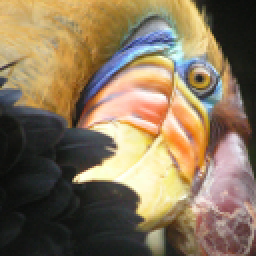
#> input picture Introduction to Data Science/Thuc hanh/9-Kmeans/Kmeans-Practice/bird_small.png, 128 x 128 px (shown 2 times larger)
$ jupyter execute KMeans-Answer.ipynb
#> lines starting #> are read from the running program, lines starting #| are printed output that depends on the picture
# Bài toán:
> **Phân cụm dữ liệu bằng giải thuật K-means (unsupervised learning)**

Mục tiêu
- Xây dựng mô hình Kmeans sử dụng thư viện sklearn.
- Áp dụng hai mô hình để giải bài toán thực tế (nén ảnh).
- Nắm được cách tinh chỉnh tham số và đánh giá chất lượng mô hình

Dữ liệu
- Bài toán mô phỏng Kmeans: Sử dụng hàm sinh dữ liệu tự động của sklearn (sinh ra các điểm ngẫu nhiên theo phân phối Gauss). Mỗi dữ liệu là một điểm trên mặt phẳng Oxy
- Bài toán nén ảnh: Ảnh bird_small.png (Hình ảnh về một chú chim)

Mô hình hóa bài toán: bài toán phân cụm.

- Đâu vào: $N$ vector $D$ chiều, tương ứng $N$ điểm dữ liệu với $D$ thuộc tính trong không gian. Số cụm khởi tạo.
- Đầu ra: Các tâm cụm và chỉ số cụm của mỗi điểm dữ liệu đã cho ban đầu.

# Các bước làm

## Các thư viện sử dụng

[cell 1]
import numpy as np
import matplotlib.pyplot as plt

from sklearn.cluster import KMeans
from sklearn.datasets import make_blobs

## Bài toán 1: Mô phỏng Kmeans với dữ liệu tự sinh (không gian Oxy)

### Chuẩn bị dữ liệu
- Sinh dữ liệu ngẫu nhiên n_samples = 100 tương đương 100 điểm
    - random_state: biến cố định hàm random - để các điểm sinh ngẫu nhiên

- Mỗi điểm dữ liệu có 2 chiều

[cell 2]
n_samples = 100
random_state = 170
center_points = [[1, 1], [-1, -1], [1, -1]] # sinh ngẫu nhiên các điểm xung quanh vị trí tâm cố định
# center_points = 3                           # tâm cụm được chọn ngẫu nhiên

X, y = make_blobs(n_samples=n_samples, random_state=random_state, centers=center_points, cluster_std=0.6)
print("Số chiều dữ liệu: ", X.shape, y.shape)
print("5 điểm dữ liệu đầu tiên: \n", X[:5])

[cell 3]
set(y)

**Vẽ các điểm ảnh sử dụng matlib plot**

[cell 4]
plt.figure(figsize=(12, 12))
plt.subplot(221)
plt.scatter(X[:, 0], X[:, 1], c='blue') # c là tham số chọn màu sắc, có thể truyền vào string hoặc số id 1,2,3 ...
plt.title("Các điểm dữ liệu trước khi phân cụm. Số lượng: {}".format(n_samples))
plt.show()
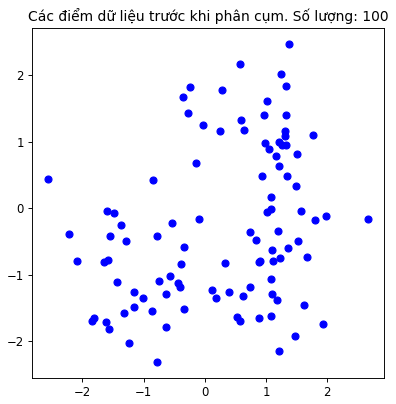
#> figure drawn by matplotlib, 1 panel

###  Dựng giải thuật K-means và huấn luyện
- Sử dụng thư viện sklearn để xây dựng giải thuật K-means, xem chi tiết tại [tài liệu hướng dẫn](https://scikit-learn.org/stable/modules/generated/sklearn.cluster.KMeans.html)

[cell 5]
k_cluster = 3
k_mean_model = KMeans(n_clusters=k_cluster, random_state=random_state)
k_mean_model.fit(X)

centers = np.array(k_mean_model.cluster_centers_) # cluster_centers_: là thuộc tính lưu trữ các
                                                  # tâm cụm sau khi training
print("Tâm cụm sau khi training ({} tâm): \n".format(k_cluster),
      centers)

### Đánh giá mô hình

- Kiểm tra các điểm dữ liệu thuộc vào cụm nào
- Vẽ biểu đồ hiển thị, trong đó các điểm thuộc các cụm khác nhau sẽ có các màu khác nhau

[cell 6]
y_pred = k_mean_model.predict(X)
print("Kết quả dự đoán cho 5 mẫu dữ liệu đầu tiên trong tập data: \n")
print(y_pred[:5])

plt.figure(figsize=(12, 12))
plt.subplot(222)
plt.scatter(X[:, 0], X[:, 1], c=y_pred)
plt.scatter(centers[:, 0], centers[:, 1], c='red')
plt.title("Các điểm dữ liệu sau khi phân cụm.")
plt.show()
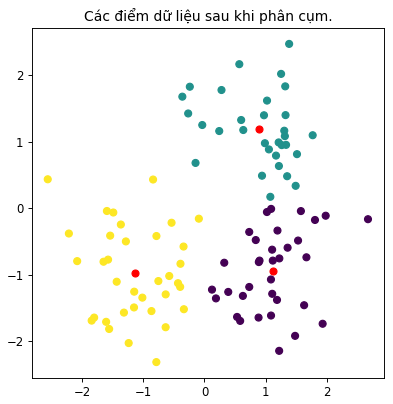
#> figure drawn by matplotlib, 1 panel

### Bài tập 1
Yêu cầu: Thử nghiệm trường hợp dữ liệu sinh ra chỉ có 2 cụm nhưng huấn luyện K-means với các tham số k = 3,4,5 cụm

- Tự viết code sinh dữ liệu tương tự bên trên
- Xây dựng mô hình 3,4,5 cụm

Gợi ý: thay đổi tham số số cụm khi dựng giải thuật K-means

Kết quả phải ra được hình ảnh thể hiện đúng số tâm cụm và phân bố cụm.

[cell 7]
n_samples = 100
random_state = 170
center_points = 2                           # tâm cụm được chọn random

X, y = make_blobs(n_samples=n_samples, random_state=random_state, centers=center_points, cluster_std=0.6)
print("Số chiều dữ liệu: ", X.shape, y.shape)
print("5 điểm dữ liệu đầu tiên: \n", X[:5])

plt.figure(figsize=(12, 12))
plt.subplot(221)
plt.scatter(X[:, 0], X[:, 1], c='blue') # c là tham số chọn màu sắc, có thể truyền vào string hoặc số id 1,2,3 ...
plt.title("Các điểm dữ liệu trước khi phân cụm. Số lượng: {}".format(n_samples))
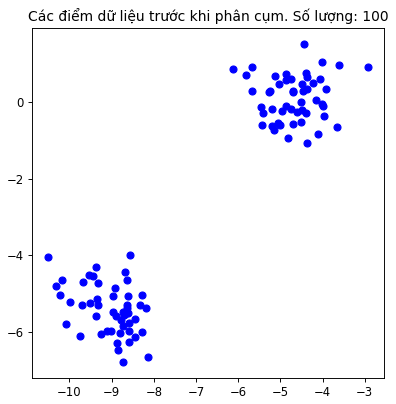
#> figure drawn by matplotlib, 1 panel

[cell 8]
# K-means với số cụm bằng 3
k_mean_model = KMeans(n_clusters=3, random_state=random_state)
k_mean_model.fit(X)

centers = np.array(k_mean_model.cluster_centers_) # cluster_centers_: là thuộc tính lưu trữ các
                                                  # tâm cụm sau khi training
y_pred = k_mean_model.predict(X)

plt.subplot(111)
plt.scatter(X[:, 0], X[:, 1], c=y_pred)
plt.scatter(centers[:, 0], centers[:, 1], c='red')
plt.title("Các điểm dữ liệu sau khi phân 3 cụm.")
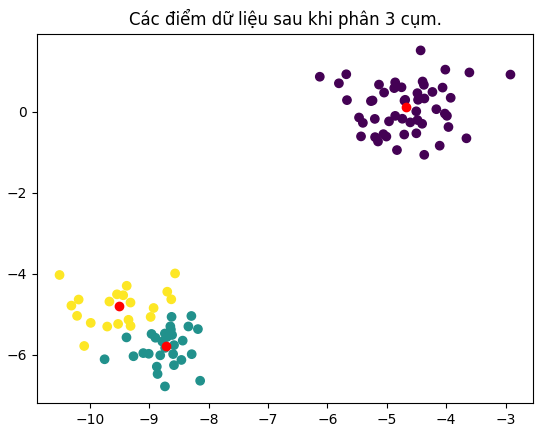
#> figure drawn by matplotlib, 1 panel

[cell 9]
# K-means với số cụm bằng 4
k_mean_model = KMeans(n_clusters=4, random_state=random_state)
k_mean_model.fit(X)

centers = np.array(k_mean_model.cluster_centers_) # cluster_centers_: là thuộc tính lưu trữ các
                                                  # tâm cụm sau khi training
y_pred = k_mean_model.predict(X)

plt.subplot(111)
plt.scatter(X[:, 0], X[:, 1], c=y_pred)
plt.scatter(centers[:, 0], centers[:, 1], c='red')
plt.title("Các điểm dữ liệu sau khi phân 4 cụm.")
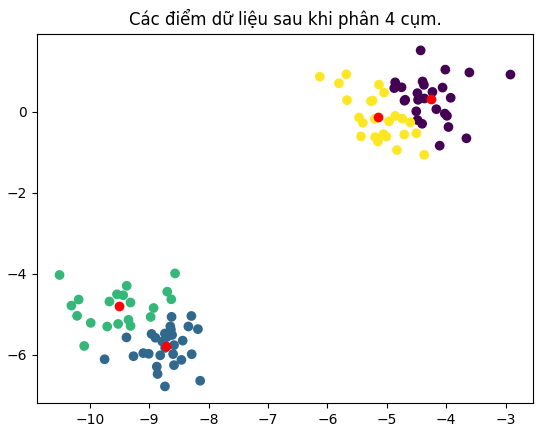
#> figure drawn by matplotlib, 1 panel

[cell 10]
# K-means với số cụm bằng 5
k_mean_model = KMeans(n_clusters=5, random_state=random_state)
k_mean_model.fit(X)

centers = np.array(k_mean_model.cluster_centers_) # cluster_centers_: là thuộc tính lưu trữ các
                                                  # tâm cụm sau khi training
y_pred = k_mean_model.predict(X)

plt.subplot(111)
plt.scatter(X[:, 0], X[:, 1], c=y_pred)
plt.scatter(centers[:, 0], centers[:, 1], c='red')
plt.title("Các điểm dữ liệu sau khi phân 5 cụm.")

plt.show()
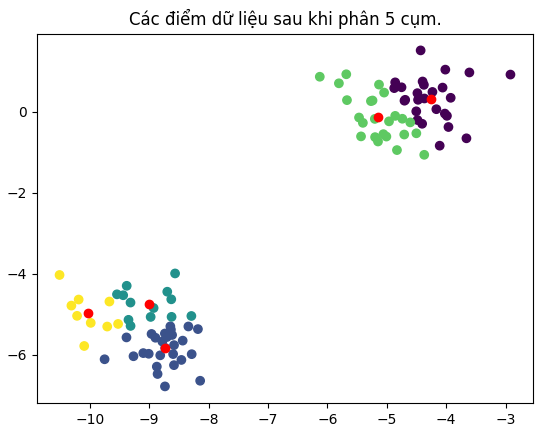
#> figure drawn by matplotlib, 1 panel

## Bài toán 2: Ứng dụng Kmeans cho nén ảnh

- Đặt vấn đề:
    - Muốn xây dựng 1 hệ thống nén dữ liệu hình ảnh
    - Có thể tuỳ chỉnh được độ sắc nét, giảm kích thước bộ nhớ, nhưng không làm sai lệch quá nhiều dưới mắt nhìn.
- Giải pháp
    - Sử dụng giải thuật K-means, tự động phân cụm các điểm ảnh, giới hạn số lượng màu để giảm kích thước ảnh
    - Mỗi điểm ảnh sẽ được quy về 1 cụm nào đó, mang giá trị màu bằng màu của tâm cụm.

### Thư viện sử dụng - hỗ trợ hình ảnh

[cell 11]
from skimage import io
from sklearn.cluster import KMeans
import numpy as np
import matplotlib.pyplot as plt
import matplotlib.image as image
from IPython.core.display import Image, display #Hiển thị ảnh

### Đọc dữ liệu hình ảnh
- Mỗi điểm ảnh là 1 mẫu quan sát
- Phân cụm tập dữ liệu (tập các điểm ảnh) về k nhãn

[cell 12]
path_img = 'bird_small.png'
Image(path_img, width=250, unconfined=True)

[cell 13]
path_img = 'bird_small.png'

display(Image(path_img, width=250, unconfined=True))

[cell 14]
img = io.imread(path_img)
#> img is the input picture: shape (128, 128, 3); mean R, G, B 135.4, 117.4, 91.3
img

[cell 15]
path_img = 'bird_small.png'

display(Image(path_img, width=250, unconfined=True))

img = io.imread(path_img)
print("Dữ liệu ảnh trước khi reshape:", img.shape)
#| Dữ liệu ảnh trước khi reshape: (128, 128, 3)

img_shape = img.shape # 128x128x3
#> img_shape = (128, 128, 3)
data_img = (img / 255.0).reshape(-1,img.shape[2]) # chuyển ma trận 128x128x3 về mảng 2 chiều, giữ lại chiều .shape[2]

print("Số chiều của dữ liệu hình ảnh: ", data_img.shape)
#| Số chiều của dữ liệu hình ảnh:  (16384, 3)
print("Tổng số điểm ảnh là: ", data_img.shape[0])
#| Tổng số điểm ảnh là:  16384
print("Mỗi điểm ảnh có số chiều = ", data_img.shape[1])
#| Mỗi điểm ảnh có số chiều =  3

[cell 16]
img.shape
#> Out = (128, 128, 3)

[cell 17]
data_img.shape
#> Out = (16384, 3)

[cell 18]
a = np.array([[[1, 2, 3], [4, 5, 6]], [[7, 8, 9], [10, 11, 12]], [[13, 14, 15], [16, 17, 18]]])
a.shape

[cell 19]
a.reshape(-1, 3)

### Xây dựng mô hình kmean để nén ảnh
- Số lượng cụm chính là số lượng màu ta giữ lại
- Số lượng cụm càng nhỏ thì kích thước ảnh cho ra càng nhỏ

[cell 20]
n_color = 10
k_mean_model = KMeans(n_clusters=n_color)

**Huấn luyện mô hình**

[cell 21]
k_mean_model.fit(data_img)

[cell 22]
# Hiển thị một số thông tin đã học của mô hình
print("Số chiều của tâm cụm: ", k_mean_model.cluster_centers_.shape)
print(k_mean_model.cluster_centers_)
print(k_mean_model.labels_[0:20])

### Hiển thị ảnh mới sau khi nén

[cell 23]
# k_mean_model.labels_: chứa nhãn của tất cả các điểm ảnh
# k_mean_model.cluster_centers_: chứa các tâm cụm.
#new_arr = arr1[index]
img128=k_mean_model.cluster_centers_[k_mean_model.labels_]

print(img128.shape)

# chuẩn hoá lại kích thước ảnh theo chiều dài, rộng ban đầu
img128=np.reshape(img128, img_shape)
print(img128.shape)
#| (128, 128, 3)
image.imsave('img128.png', img128)
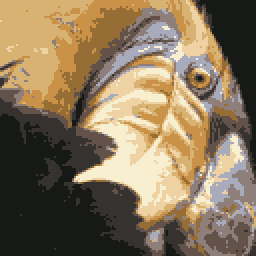
#> saved as img128.png: shape (128, 128, 3) (shown 2 times larger); mean R, G, B 134.9, 116.8, 90.7

[cell 24]
# hiển thị kích thước hình ảnh trước và sau khi nén
import os
print('Size of compressed image: ' + str(os.path.getsize('img128.png')) + ' KB')
print('Size of original image: ' + str(os.path.getsize('bird_small.png')) + ' KB')

[cell 25]
from IPython.core.display import Image, display

#Save image
display(Image('img128.png', width=250, unconfined=True))
display(Image(path_img, width=250, unconfined=True))

### Bài tập 2
Yêu cầu: Nén ảnh trên thành ảnh có số màu < 5 và kiểm tra

Gợi ý: thay đổi tham số "số cụm" khi xây dựng K-means

[cell 26]
n_color = 3
k_mean_model = KMeans(n_clusters=n_color)
k_mean_model.fit(data_img)

[cell 27]
# Hiển thị một số thông tin đã học của mô hình
print("Số chiều của tâm cụm: ", k_mean_model.cluster_centers_.shape)
print(k_mean_model.cluster_centers_)
print(k_mean_model.labels_[0:20])

[cell 28]
# k_mean_model.labels_: chứa nhãn của tất cả các điểm ảnh
# k_mean_model.cluster_centers_: chứa các tâm cụm.
#new_arr = arr1[index]
img128=k_mean_model.cluster_centers_[k_mean_model.labels_]

print(img128.shape)

# chuẩn hoá lại kích thước ảnh theo chiều dài, rộng ban đầu
img128=np.reshape(img128, img_shape)
print(img128.shape)
#| (128, 128, 3)
image.imsave('img128.png', img128)
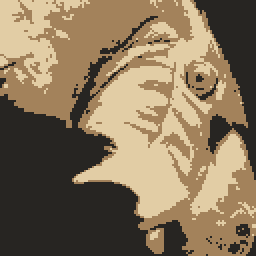
#> saved as img128.png: shape (128, 128, 3) (shown 2 times larger); mean R, G, B 134.8, 116.8, 90.9

[cell 29]
from IPython.core.display import Image, display

#Save image
display(Image('img128.png', width=250, unconfined=True))
display(Image(path_img, width=250, unconfined=True))

## Bài tập bổ sung

Làm sao để biết số cụm bằng bao nhiêu là phù hợp với dữ liệu ?

Sử dụng tiêu chuẩn inertia để đánh giá: inertia được tính bằng tổng bình phương khoảng cách của các mẫu đến trung tâm cụm gần nhất của chúng

Một mô hình tốt là mô hình có chỉ số inertia nhỏ và số lượng cụm bé. Vấn đề: số cụm càng lớn thì inertia càng nhỏ. Chọn số cụm hợp lý bằng cách: chọn điểm mà độ giảm inertia bắt đầu chậm lại.

### Với dữ liệu các điểm ban đầu

[cell 30]
k_mean_model.inertia_

[cell 31]
import pandas as pd
SSE = []
for cluster in range(1,50):
    kmeans = KMeans(n_clusters = cluster, random_state=random_state)
    kmeans.fit(X)
    SSE.append(kmeans.inertia_)

# converting the results into a dataframe and plotting them
frame = pd.DataFrame({'Cluster':range(1,50), 'SSE':SSE})
plt.figure(figsize=(12,6))
plt.plot(frame['Cluster'], frame['SSE'])
plt.xlabel('Number of clusters')
plt.ylabel('Inertia')
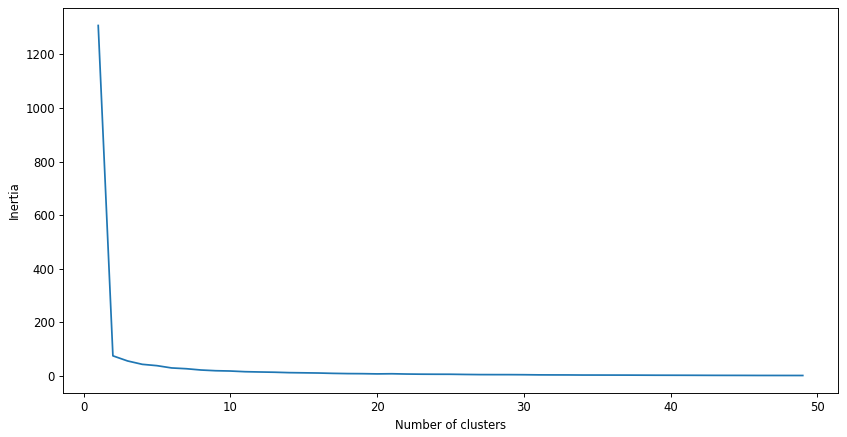
#> figure drawn by matplotlib, 1 panel; curve peaks at x = 1, y = 1308.2

### Với dữ liệu ảnh

[cell 32]
SSE = []
for cluster in range(1,20):
    kmeans = KMeans(n_clusters = cluster, random_state=random_state)
    kmeans.fit(data_img)
    SSE.append(kmeans.inertia_)
#> after the loop, SSE = [4038.7, 1140.6, 653.9, 450.4, 376.7, 299.2, 261.6, 237.5, 209.9, 190.7, 170.6, 155.3, 146.9, 137.2, 127.9, 119.6, 116.9, 108.2, 102.9]

# converting the results into a dataframe and plotting them
frame = pd.DataFrame({'Cluster':range(1,20), 'SSE':SSE})
#> frame = table of 19 rows and 2 columns
plt.figure(figsize=(12,6))
plt.plot(frame['Cluster'], frame['SSE'], marker='o')
plt.xlabel('Number of clusters')
plt.ylabel('Inertia')
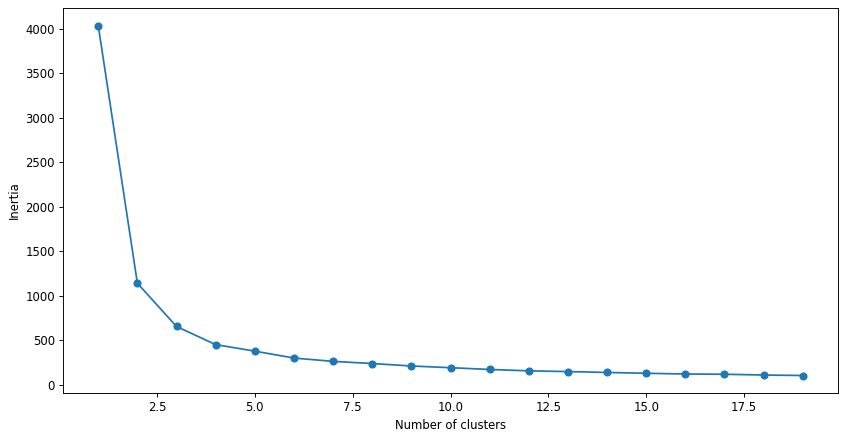
#> figure drawn by matplotlib, 1 panel; curve peaks at x = 1, y = 4038.7
